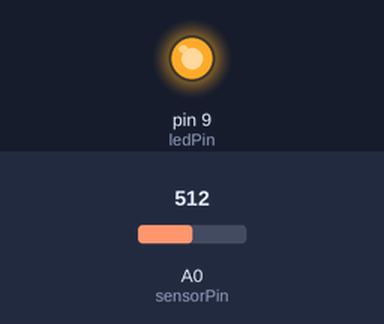
A sketch run on a simulated Arduino Uno, built with avr-gcc and run on an emulated ATmega328P. Shown: output pins drawn as LEDs (lit = HIGH). Inputs (shaded band) come from the test bench; at power-on: A0 (sensorPin) = 512.

Above: at 0.1 s.
At 5.1 s:
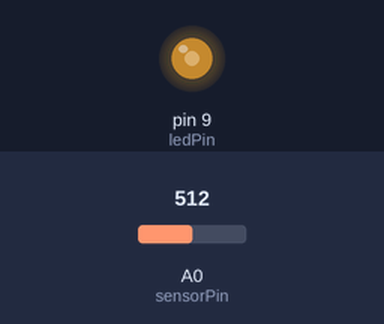
Timing chart, 0 to 6.6 s (numbered marks = the images above):
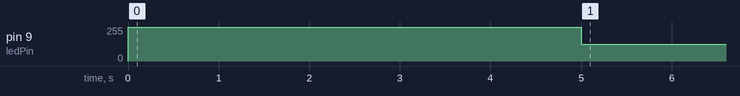

Measured:
- by itself, pin 9 (ledPin): 255/255 → 127/255 at 5.0 s

The sketch:

sketch_calibration.ino
```cpp
// Calibration //


const int sensorPin=A0;
const int ledPin=9;


int sensorValue=0;
int sensorMin=1023;  // set as highest.
int sensorMax=0;    // set as lowest.


void setup() {
  // put your setup code here, to run once:

  pinMode(ledPin, OUTPUT);
  digitalWrite(ledPin, HIGH);

  // calibration starts for first 5000ms or 5sec
  while(millis() < 5000)
  {
    sensorValue=analogRead(sensorPin);

    if(sensorValue > sensorMax)
    {
      sensorMax = sensorValue;
    }

    if(sensorValue < sensorMin)
    {
      sensorMin = sensorValue;
    }

  }

  // calibration ends
  digitalWrite(ledPin, LOW);

}

void loop() {
  // put your main code here, to run repeatedly:

  sensorValue = analogRead(sensorPin);

  sensorValue=constrain(sensorValue, sensorMin, sensorMax);

  sensorValue=map(sensorValue, 0, 1023, 0, 255);

  analogWrite(ledPin, sensorValue);


}
```
